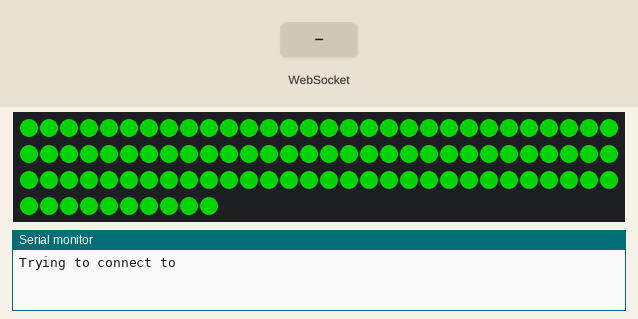
Recording of a sketch running on a simulated ESP8266 (NodeMCU). Parts: 100 RGB LEDs in strip order, left to right, continuing on the next row, the last lines printed to the serial monitor. The inputs (shaded band) are chosen by the test bench. Dim RGB values are drawn brighter than linear; WiFi joins after 1.5 s; servers stay silent unless stated; not simulated (calls return 0 or success): WiFiCredentials.h.

Above: at 1.6 s.
At 3.7 s:
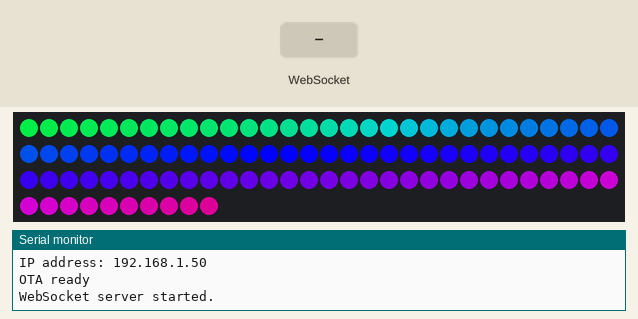
3.8 s: WebSocket text "1" received
At 5.98 s:
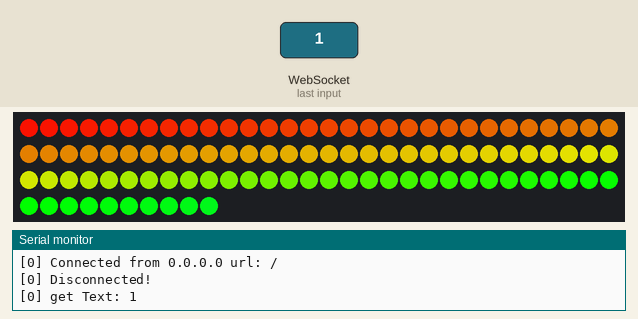

The sketch:

esp_firmware.ino.ino
```cpp
#define FASTLED_ESP8266_RAW_PIN_ORDER
#include <FastLED.h>

#include <ESPAsyncTCP.h>
#include <ESPAsyncWebServer.h>
#include <WebSerial.h>

#include <ESP8266WiFi.h>
#include <ESP8266WiFiMulti.h>
#include <ArduinoOTA.h>
#include <WebSocketsServer.h>

// Create header file containing wifi credentials
//const char *ssid = "my_ssid";
//const char *password = "my_password";

#include "WiFiCredentials.h"

#define LED_NUM 100
#define LED_PIN 2
CRGB leds[LED_NUM];

ESP8266WiFiMulti wifiMulti;       // Create an instance of the ESP8266WiFiMulti class, called 'wifiMulti'

AsyncWebServer server(80); // Create web server for serial
WebSocketsServer webSocket(81);    // create a websocket server on port 81

const char *OTAName = "ESP8266";           // A name and a password for the OTA service
const char *OTAPassword = "esp8266";

WiFiClient client;

void all(int new_color);

void webSocketEvent(uint8_t num, WStype_t type, uint8_t * payload, size_t lenght) { // When a WebSocket message is received
    Serial.printf("[%u] Disconnected!\n", num);
    switch (type) {
        case WStype_DISCONNECTED:             // if the websocket is disconnected
            Serial.printf("[%u] Disconnected!\n", num);
            break;
        case WStype_CONNECTED: {              // if a new websocket connection is established
            IPAddress ip = webSocket.remoteIP(num);
            Serial.printf("[%u] Connected from %d.%d.%d.%d url: %s\n", num, ip[0], ip[1], ip[2], ip[3], payload);
            }
            break;
        case WStype_TEXT:                     // if new text data is received
            Serial.printf("[%u] get Text: %s\n", num, payload);
            WebSerial.println("read something on socket");
            break;
  }
}

void setupWebSocket() { // Start a WebSocket server
  webSocket.begin();                          // start the websocket server
  webSocket.onEvent(webSocketEvent);          // if there's an incomming websocket message, go to function 'webSocketEvent'
  Serial.println("WebSocket server started.");
}

void setupWifi() { // Start a WebSocket server
    // Initialize serial communication
    Serial.begin(115200);

    // Connect to wifi
    Serial.print("Trying to connect to ");
    Serial.print(ssid);
    wifiMulti.addAP(ssid, password);

    all(CRGB::Red);
    while(wifiMulti.run() != WL_CONNECTED) {
        delay(500);
        Serial.print(".");
    }

    all(CRGB::Green);
    delay(1000);
    all(CRGB::Black);

    Serial.println("");
    Serial.print("Connected to ");
    Serial.println(WiFi.SSID());
    Serial.print("IP address: ");
    Serial.println(WiFi.localIP());
}

void setupOTA() {
    ArduinoOTA.setHostname(OTAName);
    ArduinoOTA.setPassword(OTAPassword);

    ArduinoOTA.onStart([]() {
        Serial.println("Start");
        all(CRGB::LightPink);
    });
    ArduinoOTA.onEnd([]() {
        Serial.println("\r\nEnd");
        all(CRGB::Gold);
    });
    ArduinoOTA.onProgress([](unsigned int progress, unsigned int total) {
        int percentage = progress / (total / 100);
        WebSerial.println(percentage);
        leds[percentage] = CRGB::Green;
        FastLED.show();
    });
    ArduinoOTA.onError([](ota_error_t error) {
        Serial.printf("Error[%u]: ", error);
        if (error == OTA_AUTH_ERROR) Serial.println("Auth Failed");
        else if (error == OTA_BEGIN_ERROR) Serial.println("Begin Failed");
        else if (error == OTA_CONNECT_ERROR) Serial.println("Connect Failed");
        else if (error == OTA_RECEIVE_ERROR) Serial.println("Receive Failed");
        else if (error == OTA_END_ERROR) Serial.println("End Failed");
    });
    ArduinoOTA.begin();
    Serial.println("OTA ready\r\n");
}

void setupWebSerial() {
    WebSerial.begin(&server);
    WebSerial.msgCallback([](uint8_t *data, size_t len){
        WebSerial.println("Received Data...");
        String d = "";
        for(int i=0; i < len; i++){
            d += char(data[i]);
        }
        WebSerial.println(d);});
    server.begin();
}

void setupLeds() {
    // Initalizing band strip
    FastLED.addLeds<NEOPIXEL, LED_PIN>(leds, LED_NUM);
}

void all(int new_color) {
    for (int i = 0; i < LED_NUM; i++) {
        leds[i] = new_color;
    }
    FastLED.show();
}

void setup() {
    setupLeds();
    setupWifi ();
    setupWebSerial();
    setupOTA();
    setupWebSocket();
}

void loop() {
    webSocket.loop();
    ArduinoOTA.handle();

    for (int j = 0; j < 255; j++) {
        for (int i = 0; i < LED_NUM; i++) {
            leds[i] = CHSV(i - (j * 2), 255, 255); /* The higher the value 4 the less fade there is and vice versa */
        }
        FastLED.show();
        ArduinoOTA.handle();
        delay(10); /* Change this to your hearts desire, the lower the value the faster your colors move (and vice versa) */
    }
}
```

Measured:
- what the display in image 0 shows lasts 1.0 s, from 1.5 s to 2.5 s
